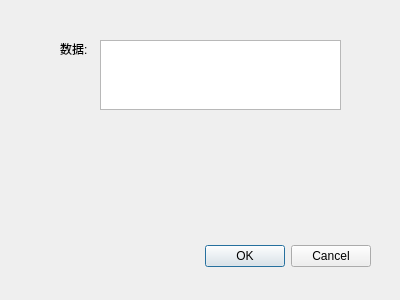
<?xml version="1.0" encoding="UTF-8"?>
<ui version="4.0">
 <class>dialog_int16</class>
 <widget class="QDialog" name="dialog_int16">
  <property name="geometry">
   <rect>
    <x>0</x>
    <y>0</y>
    <width>400</width>
    <height>300</height>
   </rect>
  </property>
  <property name="windowTitle">
   <string>Dialog</string>
  </property>
  <widget class="QDialogButtonBox" name="buttonBox">
   <property name="geometry">
    <rect>
     <x>30</x>
     <y>240</y>
     <width>341</width>
     <height>32</height>
    </rect>
   </property>
   <property name="orientation">
    <enum>Qt::Horizontal</enum>
   </property>
   <property name="standardButtons">
    <set>QDialogButtonBox::Cancel|QDialogButtonBox::Ok</set>
   </property>
  </widget>
  <widget class="QLabel" name="label">
   <property name="geometry">
    <rect>
     <x>60</x>
     <y>40</y>
     <width>67</width>
     <height>17</height>
    </rect>
   </property>
   <property name="text">
    <string>数据:</string>
   </property>
  </widget>
  <widget class="QTextEdit" name="textEdit">
   <property name="geometry">
    <rect>
     <x>100</x>
     <y>40</y>
     <width>241</width>
     <height>70</height>
    </rect>
   </property>
  </widget>
 </widget>
 <resources/>
 <connections>
  <connection>
   <sender>buttonBox</sender>
   <signal>accepted()</signal>
   <receiver>dialog_int16</receiver>
   <slot>accept()</slot>
   <hints>
    <hint type="sourcelabel">
     <x>248</x>
     <y>254</y>
    </hint>
    <hint type="destinationlabel">
     <x>157</x>
     <y>274</y>
    </hint>
   </hints>
  </connection>
  <connection>
   <sender>buttonBox</sender>
   <signal>rejected()</signal>
   <receiver>dialog_int16</receiver>
   <slot>reject()</slot>
   <hints>
    <hint type="sourcelabel">
     <x>316</x>
     <y>260</y>
    </hint>
    <hint type="destinationlabel">
     <x>286</x>
     <y>274</y>
    </hint>
   </hints>
  </connection>
 </connections>
</ui>
